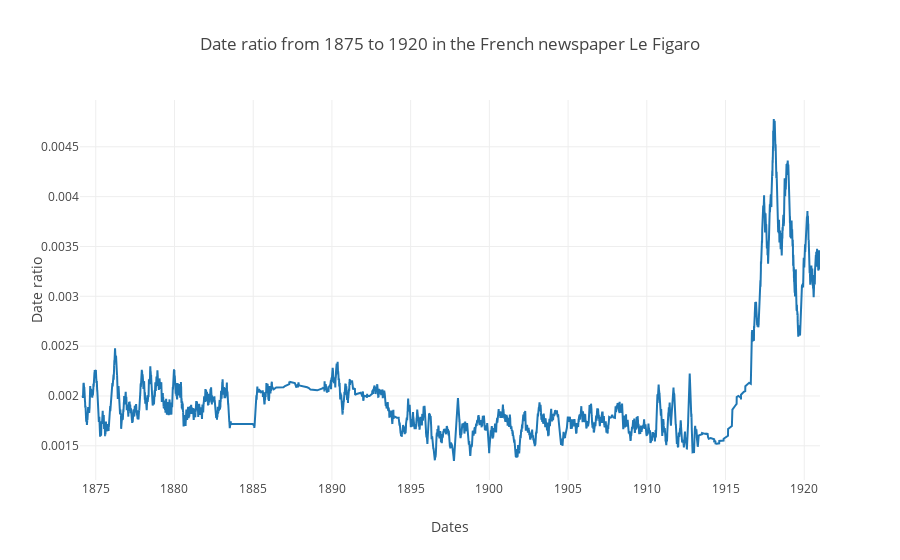

Notebook code cell kept with this figure:
### Code cell
# Plot the results
result_folder ="./ner_results/Figaro/"
plot_ner_results(result_folder)

### Figure 1 — Plotly figure (JSON) as saved in the notebook; plotly's stock layout.template omitted (floating-point values rounded to 4 significant figures; data arrays with more than 128 entries replaced by an {"elided": "..."} marker saying what was removed)
{"data": [{"mode": "lines", "type": "scatter", "x": {"elided": "12912 str values"}, "y": {"elided": "12912 float values"}}], "layout": {"title": {"text": "Date ratio from 1875 to 1920 in the French newspaper Le Figaro"}, "xaxis": {"title": {"text": "Dates"}}, "yaxis": {"title": {"text": "Date ratio"}}}}
